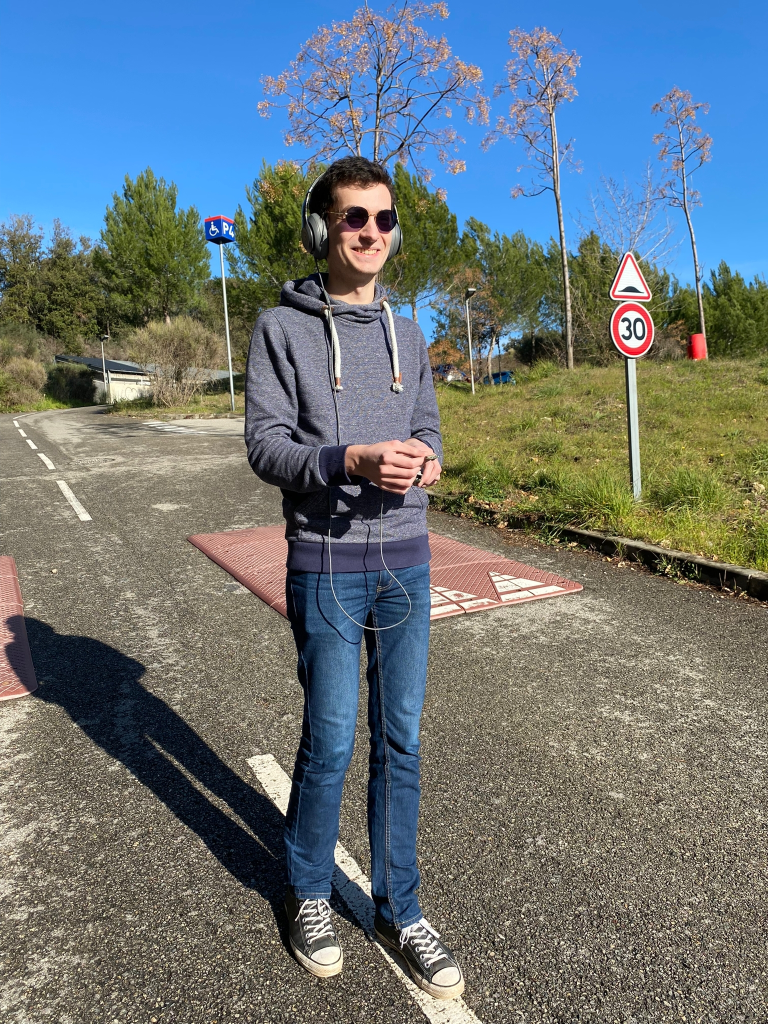
#> input picture report/latex/main/maxime_image.jpeg, 1536 x 2048 px (shown at 1/2 size)
$ python -i radon_method.py   (imports and definitions only)   (older library calls are emulated)
#> lines starting #> are read from the running program, lines starting #| are printed output that depends on the picture
"""Radon transform method.

Python port of matlab/approaches/find_line_radon.m (report, section 2.3):
``imresize(.., 0.2)``, grey level, ``medfilt2`` (3x3), Canny edges with
threshold 0.5, ``radon(edges, 0:179)``, then the projection angle with the
strongest peak gives the orientation of the line.

One step is not ported literally: the prototype sums the peaks of theta and
theta + 90 degrees (``V(1:90) + V(91:180)``) before taking the maximum, which
makes a line and the perpendicular direction indistinguishable and loses the
sign of the angle (its output only served to rotate the image for display).
We take the maximum over the full 0..179 range instead, and convert it to the
signed angle from the vertical used by the other methods.

As in the prototype, the input is first brought to a common size (width
1280 pixels) and reduced by 0.2, i.e. a 256-pixel-wide working image.
"""
from __future__ import annotations

import cv2
import numpy as np
from scipy import ndimage
from skimage.transform import radon

from .common import Detection, resize_to_width, rgb2gray

INPUT_WIDTH = 1280
SCALE = 0.2
CANNY_HIGH = 0.5               # edge(img, 'canny', 0.5): high threshold, low = 0.4 * high
CANNY_SIGMA = np.sqrt(2)       # MATLAB default
THETA = np.arange(180)


def canny(gray: np.ndarray, high: float = CANNY_HIGH, sigma: float = CANNY_SIGMA) -> np.ndarray:
    """MATLAB-style Canny: thresholds are fractions of the maximum gradient magnitude."""
    g = cv2.GaussianBlur(gray.astype(np.float32), (0, 0), sigma)
    gx = cv2.Sobel(g, cv2.CV_32F, 1, 0, ksize=3)
    gy = cv2.Sobel(g, cv2.CV_32F, 0, 1, ksize=3)
    mag_max = float(np.sqrt(gx ** 2 + gy ** 2).max())
    if mag_max == 0:
        return np.zeros(gray.shape, dtype=bool)
    gx16, gy16 = gx.astype(np.int16), gy.astype(np.int16)
    edges = cv2.Canny(gx16, gy16, 0.4 * high * mag_max, high * mag_max, L2gradient=True)
    return edges > 0


# [24 lines that did not run here, left out]

>>> import cv2
>>> picture = cv2.imread('../../../report/latex/main/maxime_image.jpeg', cv2.IMREAD_GRAYSCALE)
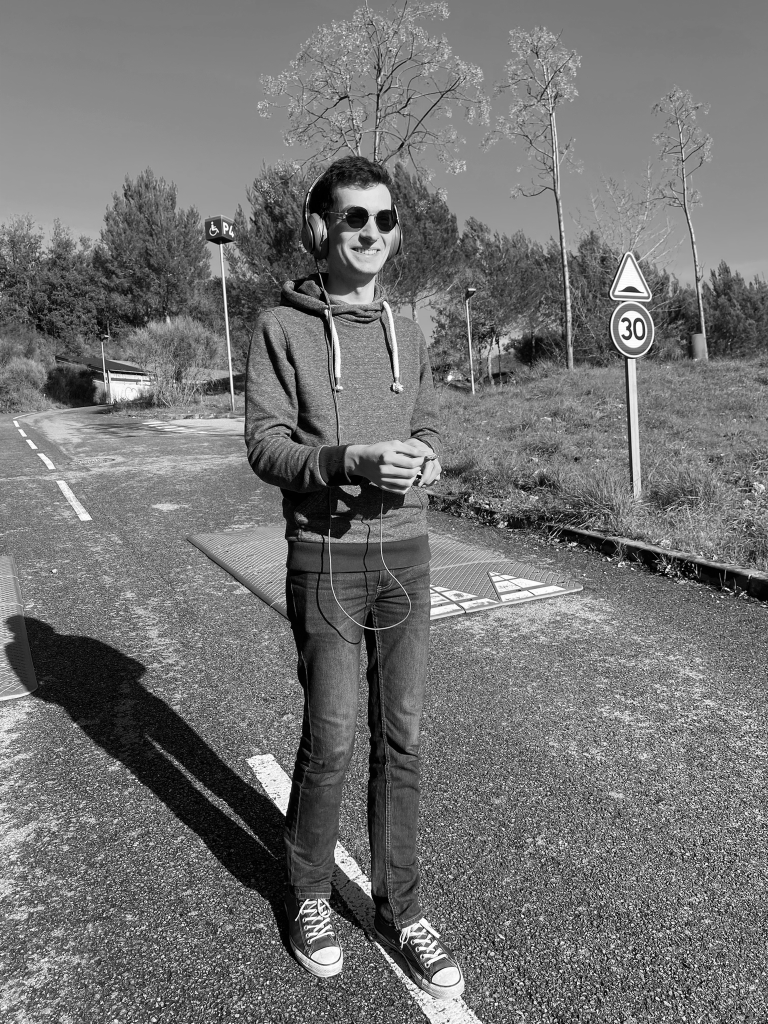
#> picture: shape (2048, 1536) (shown at 1/2 size); min 0, max 255, mean 114.6
>>> result = canny(picture)
#> in canny, `gx = cv2.Sobel(g, cv2.CV_32F, 1, 0, ksize=3)`:
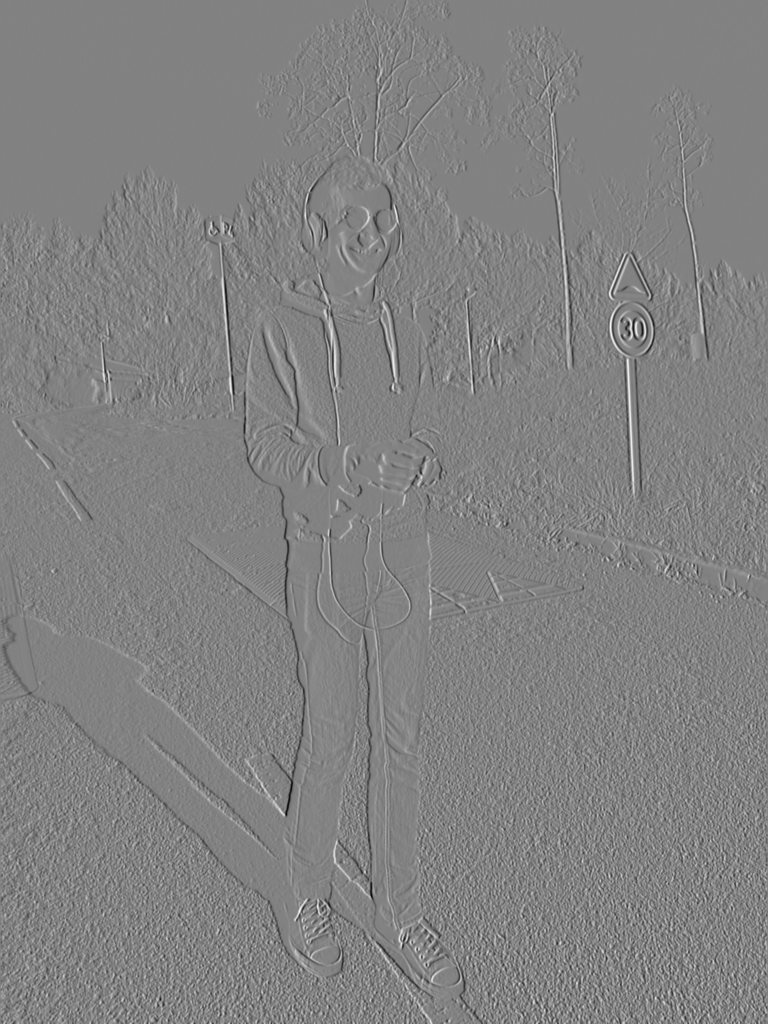
#> gx: shape (2048, 1536) float32 (shown at 1/2 size); min -457.5, max 440.3, mean -0.1; drawn with min black and max white
#> in canny, `gy = cv2.Sobel(g, cv2.CV_32F, 0, 1, ksize=3)`:
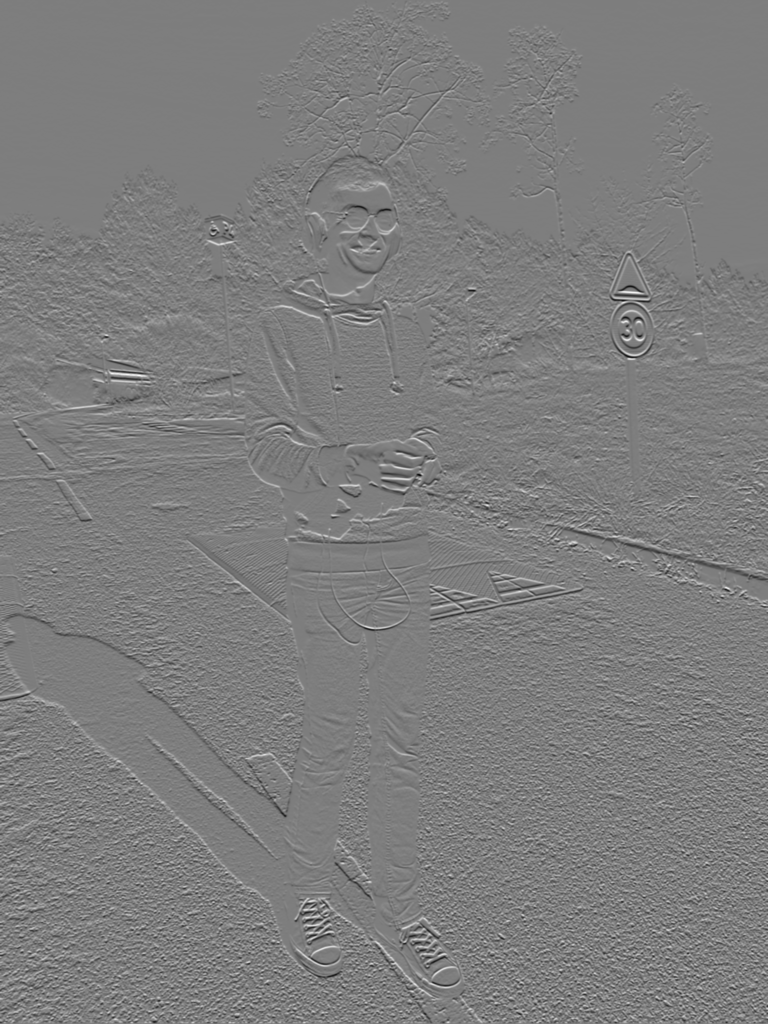
#> gy: shape (2048, 1536) float32 (shown at 1/2 size); min -423.7, max 434.9, mean 0; drawn with min black and max white
#> in canny, `mag_max = float(np.sqrt(gx ** 2 + gy ** 2).max())`: mag_max = 472.2
#> in canny, `edges = cv2.Canny(gx16, gy16, 0.4 * high * mag_max, high * mag_max, L2..`:
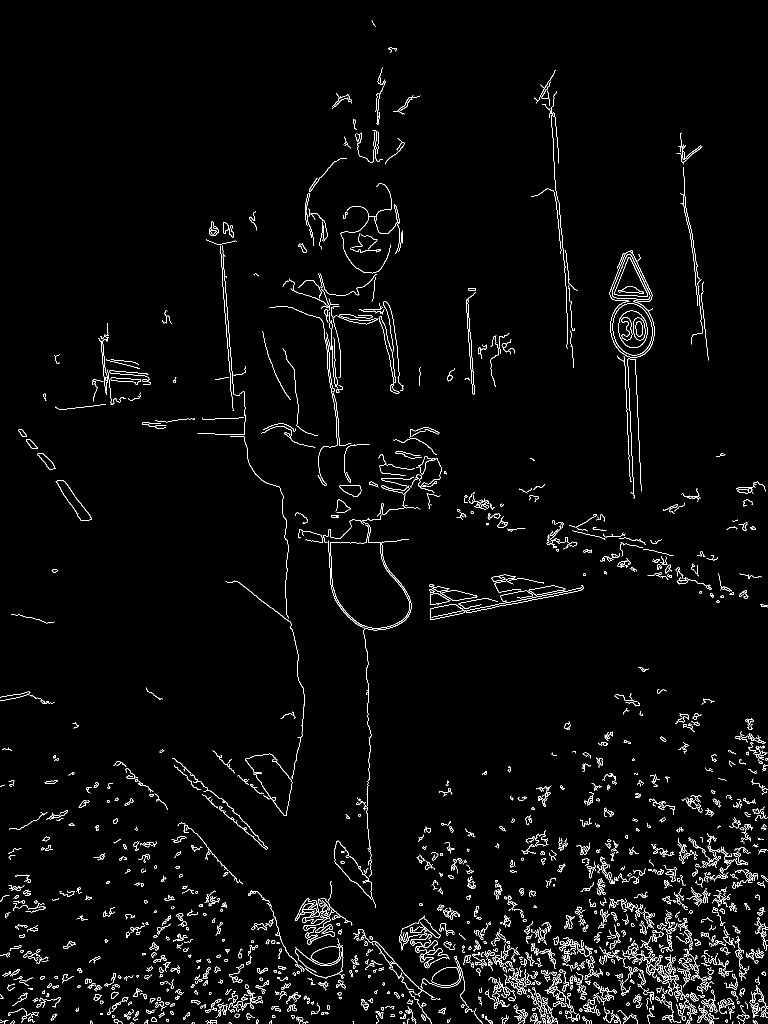
#> edges: shape (2048, 1536) (shown at 1/2 size); 2.5% white in thin lines or dots
#> in canny, `return edges > 0`: returned value: shape (2048, 1536) bool; 2.5% white in thin lines or dots
